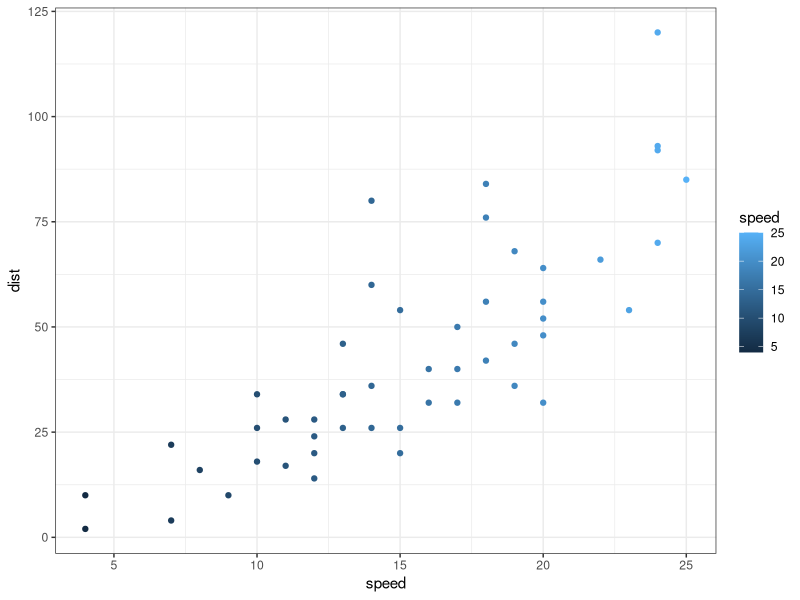

Recreate this plot in R.
## ---- chunk 1
library(tidyverse)
library(ggplot2)
cars %>% ggplot() +
  geom_point(aes(speed, dist, color = speed)) +
  theme_bw()
